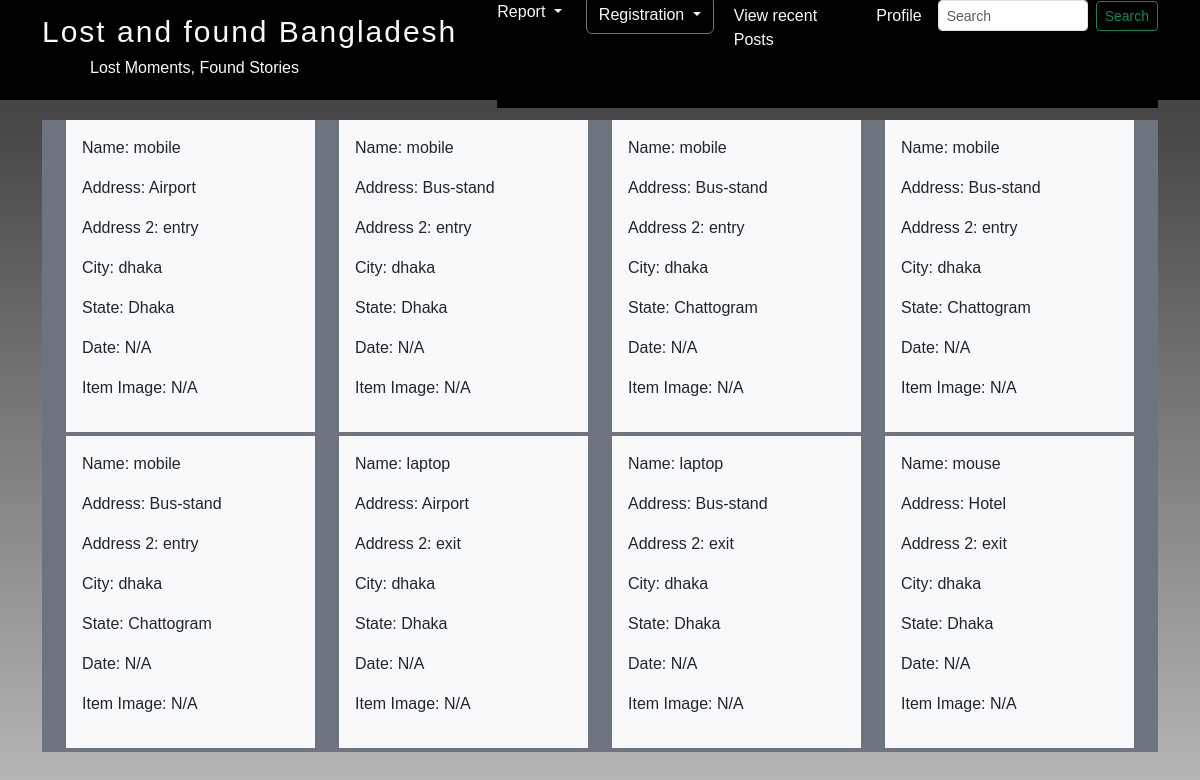
/recentposts.php, run on the app's committed database.
### tables this page shows
CREATE TABLE `founditem` (
  `id` int(11) NOT NULL,
  `name` varchar(255) DEFAULT NULL,
  `address` varchar(255) DEFAULT NULL,
  `address2` varchar(255) DEFAULT NULL,
  `city` varchar(255) DEFAULT NULL,
  `state` varchar(255) DEFAULT NULL,
  `date` date NOT NULL DEFAULT current_timestamp(),
  `picture` varchar(255) NOT NULL
);

### recentposts.php (the view, shortened to what this page needs)
<!DOCTYPE html>
<html lang="en">
<head>
    <link href="https://cdn.jsdelivr.net/npm/bootstrap@5.3.1/dist/css/bootstrap.min.css" rel="stylesheet">
    <link rel="stylesheet" href="https://cdn.jsdelivr.net/npm/bootstrap-icons@1.10.5/font/bootstrap-icons.css">
    <link rel="stylesheet" href="style.css">
</head>
<body>
<?php
$conn = new mysqli("localhost", "root", "", "l&fbd");
$query = "SELECT * FROM founditem";
$result = mysqli_query($conn, $query);
?>
    <nav class="navbar navbar-expand-lg navbar-dark bg-black fixed-top">
      <div class="container">
        <a class="navbar-brand  text-light pe-lg-4" href="index.php">
          <h3 class="fw-light logo" >Lost and found Bangladesh</h3>
          <h6 class="fw-lighter ps-md-5 sublogo">Lost Moments, Found Stories</h6>
          </a>
        <div class="sidebar offcanvas offcanvas-start" tabindex="-1" id="offcanvasNavbar" aria-labelledby="offcanvasNavbarLabel">
          <div class="offcanvas-body bg-black">
            <ul class="navbar-nav justify-content-end flex-grow-1 pe-lg-1 mt-1">
              <li class="nav-item pb-5">
                  <div class="dropdown d-flex align-items-center justify-content-center pt-1 pe-3">
                      <a href="#" class="dropdown-toggle text-decoration-none text-light" id="registrationDropdown" role="button" data-bs-toggle="dropdown" aria-expanded="false">
                        Report
                      </a>
                  </div>
              </li>
              <li class="nav-item mx-2">
                  <div class="dropdown d-flex align-items-center justify-content-center ">
                      <button class="btn btn-outline-secondary btn-md dropdown-toggle text-light" type="button" data-bs-toggle="dropdown" aria-expanded="false">
                        Registration
                      </button>
                    </div>
              </li>
              <li class="nav-item mx-2 mx-lg-1 pb-5">
                  <a class="nav-link text-light recent-post " href="recentposts.php">View recent Posts</a>
              </li>
              <li class="nav-item mx-2 mx-lg-1 pb-5">
                <a class="nav-link text-light recent-post " href="User_profile.html">Profile</a>
            </li>
            </ul>
            <div class="d-lg-flex flex-column pt-1">
              <form class="d-flex justify-content-center align-items-center mt-1" role="search">
              <input class="form-control form-control-sm me-2" type="search" placeholder="Search" aria-label="Search" style="width: 150px; height: 30px;">
              <button class="btn btn-outline-success btn-sm" type="submit" style="height: 30px;">Search</button>
              </form>
          </div>
          </div>
        </div>
      </div>
    </nav>
      <main class="container" style="margin-top: 120px;">
      <div class="container-fluid bg-secondary">
    <div class="container">
        <div class="row">
            <?php
            while ($row = mysqli_fetch_assoc($result)) {
                echo "<div class='col-md-3 mb-1'>";
                echo "<div class='bg-light text-dark p-3'>";
                echo "<p>Name: " . $row['name'] . "</p>";
                echo "<p>Address: " . $row['address'] . "</p>";
                echo "<p>Address 2: " . $row['address2'] . "</p>";
                echo "<p>City: " . $row['city'] . "</p>";
                echo "<p>State: " . $row['state'] . "</p>";
                if (isset($row['calendar'])) {
                    echo "<p>Date: " . $row['calendar'] . "</p>";
                } else {
                    echo "<p>Date: N/A</p>";
                }
                if (isset($row['image'])) {
                    echo "<img src='images/" . $row['image'] . "' alt='Item Image' class='img-fluid'>";
                } else {
                    echo "<p>Item Image: N/A</p>";
                }
                echo "</div>";
                echo "</div>";
            }
            ?>
        </div>
    </div>
</div>
      </main>
</body>
</html>

### style.css (style rules this page uses)
body { width: 100%; height: 100vh; background: linear-gradient(rgba(0,0,0,0.8),rgba(0,0,0,0.2)), url('images/background.jpg'); background-size: cover; background-repeat: no-repeat; background-attachment: fixed; font-family: sans-serif; }
.recent-post { padding-left: 7rem; }
* { padding: 0; margin: 0;box-sizing: border-box ; }
nav { width: 100%; height: 100px; color: white; display: flex; justify-content: space-around; align-items: center; }
.logo { font-size: 1.5em; letter-spacing: 2px; }

### data on the page
founditem: name "mobile", address "Airport", address2 "entry", city "dhaka", state "Dhaka"
founditem: name "mobile", address "Bus-stand", address2 "entry", city "dhaka", state "Dhaka"
founditem: name "mobile", address "Bus-stand", address2 "entry", city "dhaka", state "Chattogram"
founditem: name "mobile", address "Bus-stand", address2 "entry", city "dhaka", state "Chattogram"
founditem: name "mobile", address "Bus-stand", address2 "entry", city "dhaka", state "Chattogram"
founditem: name "laptop", address "Airport", address2 "exit", city "dhaka", state "Dhaka"
founditem: name "laptop", address "Bus-stand", address2 "exit", city "dhaka", state "Dhaka"
founditem: name "mouse", address "Hotel", address2 "exit", city "dhaka", state "Dhaka"
